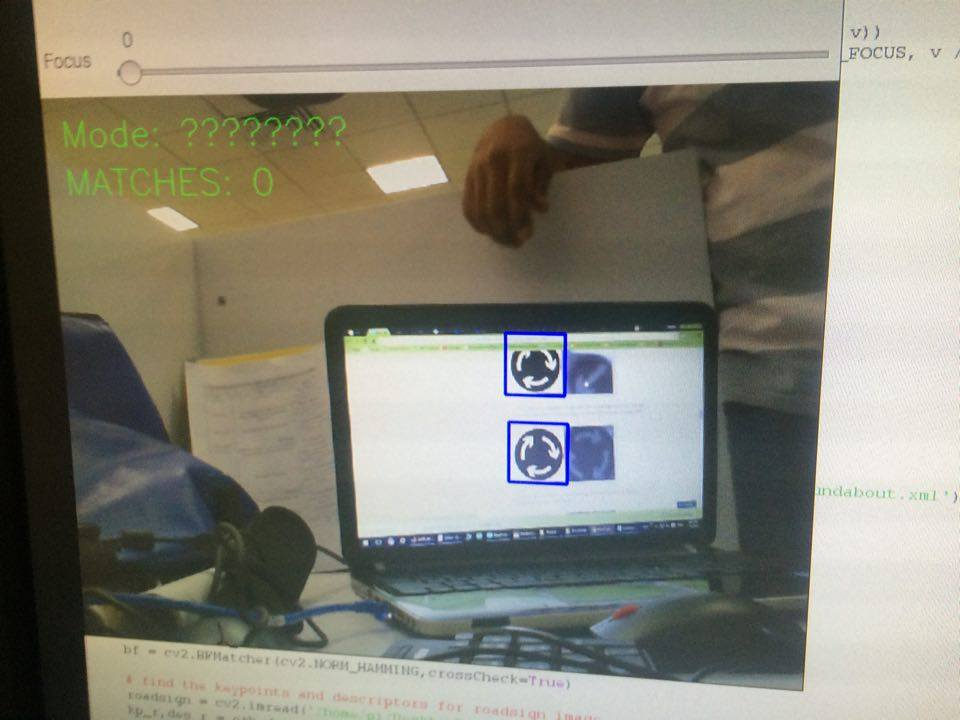
#> input picture 13140955_849304708506998_1141185720_n.jpg, 960 x 720 px, given in place of roundabout2.png, which was not available
$ python Roadsign.py
#> lines starting #> are read from the running program, lines starting #| are printed output that depends on the picture; pictures that were not available may be replaced by others from this repository, and a replacement may not be noted


###################################################
#  Authors:                                       #
#                                                 #
# Karim Botros                                    #
# Andrew Atef Thabet Mosaad                       #
# Hussein Mohamed Mahmouod Fouad Shaker           #
# Ahmed Yassin Hassen Abd El Wares	               #
# Kirollos George Lamei Girgis                    #
#                                                 #
# Copyrights 2018, All Rights reserved            #
# use or modify only if you mention the Author    #
###################################################


import cv2

# constants
IMAGE_SIZE = 200.0
MATCH_THRESHOLD = 5

# load haar cascade and street image
roundabout_cascade = cv2.CascadeClassifier('/home/pi/Desktop/haarcascade_roundabout.xml')
street = cv2.imread('/home/pi/Desktop/roundabout2.png')
#> street is the input picture: shape (720, 960, 3); mean B, G, R 120.6, 132.9, 135.4

# do roundabout detection on street image
gray = cv2.cvtColor(street,cv2.COLOR_RGB2GRAY) #convert rgb to gray
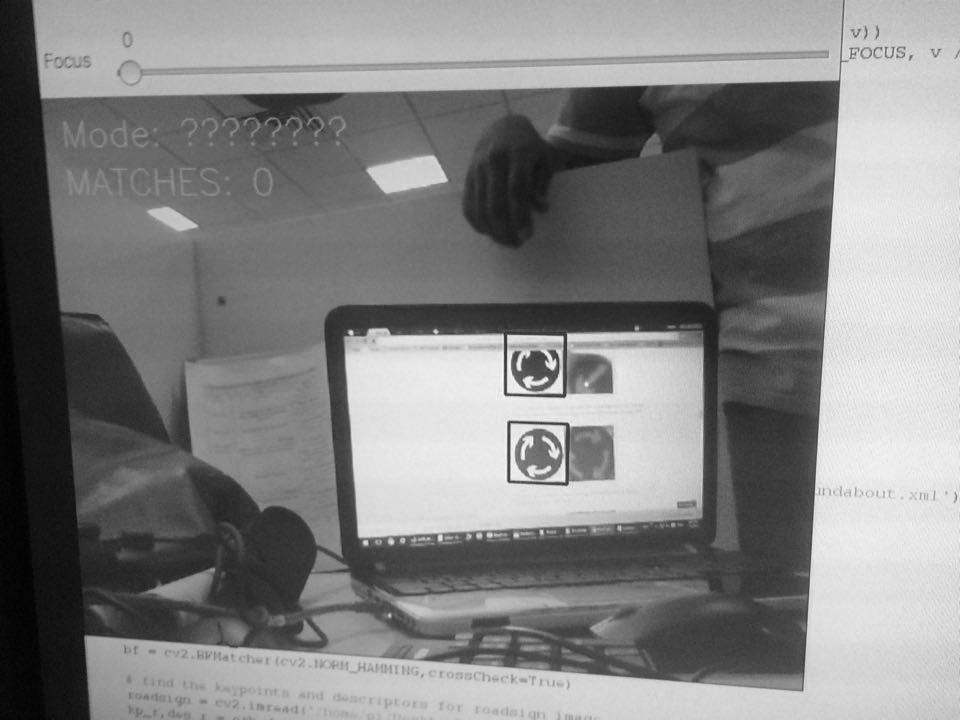
#> gray: shape (720, 960); min 1, max 254, mean 129.5
roundabouts = roundabout_cascade.detectMultiScale(
    gray,
    scaleFactor=1.4,
    minNeighbors=1
    ) #opencv library on roundabout detect
#> roundabouts = [[500, 331, 69, 71], [504, 420, 69, 71], [553, 417, 69, 71]]

# initialize ORB and BFMatcher
orb = cv2.ORB_create()  #intialize orb
bf = cv2.BFMatcher(cv2.NORM_HAMMING,crossCheck=True)#intialize bfmatcher

# find the keypoints and descriptors for roadsign image
roadsign = cv2.imread('/home/pi/Desktop/roundabout.jpg',0) #read image
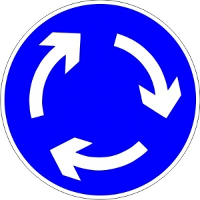
#> input picture roundabout.jpg, 200 x 200 px, found by its file name
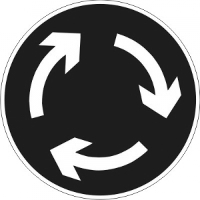
#> roadsign: shape (200, 200); min 17, max 255, mean 120.1
kp_r,des_r = orb.detectAndCompute(roadsign,None)#Matching using ORBmatcher
#> kp_r = 88 keypoints; strongest (x, y, size): (118, 34, 31), (51, 150, 31), (146, 150, 31), (166, 116, 31)

# loop through all detected objects
for (x,y,w,h) in roundabouts:

    # obtain object from street image
    obj = gray[y:y+h,x:x+w]
    ratio = IMAGE_SIZE / obj.shape[1]
    obj = cv2.resize(obj,(int(IMAGE_SIZE),int(obj.shape[0]*ratio)))

    # find the keypoints and descriptors for object
    kp_o, des_o = orb.detectAndCompute(obj,None)
#> (the run stopped early here; a loop or call above may not have finished)
